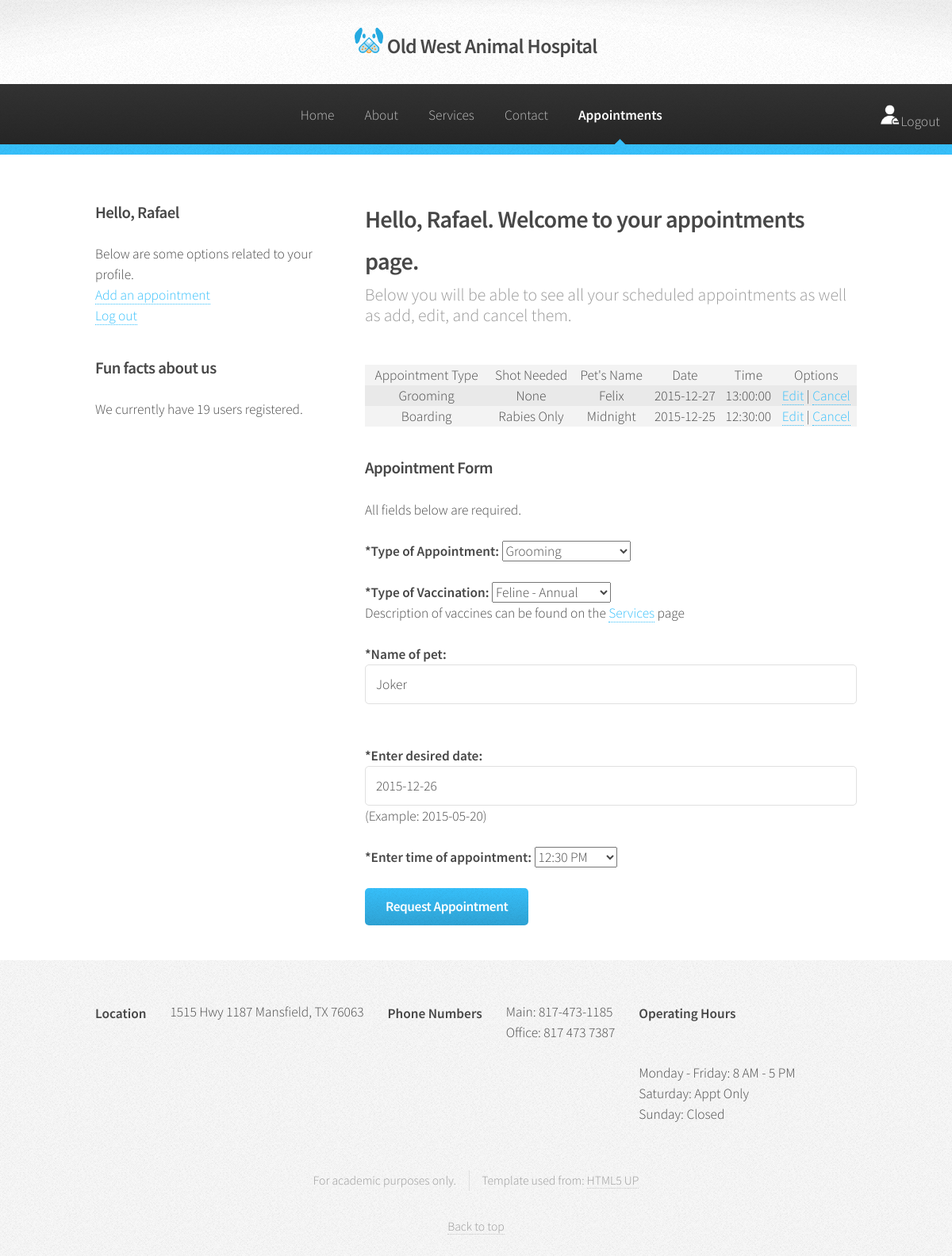
The page /appointment.php?appt_id=13 (signed in) on the database its author committed.
### tables this page shows
CREATE TABLE `Customer` (
  `user_id` int(11) NOT NULL auto_increment,
  `username` varchar(30) NOT NULL,
  `password` varchar(50) NOT NULL,
  `email` varchar(50) NOT NULL,
  PRIMARY KEY  (`user_id`)
);

CREATE TABLE `Type` (
  `type_id` tinyint(4) NOT NULL auto_increment,
  `appt_type` varchar(255) NOT NULL,
  PRIMARY KEY  (`type_id`)
);

CREATE TABLE `Shot` (
  `shot_id` tinyint(4) NOT NULL auto_increment,
  `shot_type` varchar(255) NOT NULL,
  PRIMARY KEY  (`shot_id`)
);

CREATE TABLE `App` (
  `appt_id` int(11) NOT NULL auto_increment,
  `apptype` int(11) NOT NULL,
  `shottype` int(11) NOT NULL,
  `user` int(11) NOT NULL,
  `petname` varchar(50) NOT NULL,
  `date` date NOT NULL,
  `time` time NOT NULL,
  PRIMARY KEY  (`appt_id`)
);

### core/init.php (called while the page is built, shortened)
<?php
require 'functions/functions.php';
if (logged_in() === true) {
	$session_user_id = $_SESSION['user_id'];
	$user_data = user_data($session_user_id, 'user_id', 'username', 'password', 'email');
}
?>

### core/functions/functions.php (called while the page is built, shortened)
<?php
function user_count() {
	return mysql_result(mysql_query("SELECT COUNT(`user_id`) FROM `Customer`"), 0);
}
function user_data($user_id){
	$user_id = (int)$user_id;
	$func_num_args = func_num_args();
	$func_get_args = func_get_args();
	if ($func_num_args > 1) {
		unset($func_get_args[0]);
		$fields = '`' . implode('`, `', $func_get_args) . '`';
		$data = mysql_fetch_assoc(mysql_query("SELECT $fields FROM `Customer` WHERE `user_id` = $user_id"));
		return $data;
	}
}
?>

### appointment.php (the view, shortened to what this page needs)
<?php
include 'core/init.php';
include "includes/headapp.php";
?>
	<nav id="nav">
		<ul class="login-icon">
    		<li><a href="logout.php"><img src="images/logout_user.png" width="30%" height="30%">Logout</a></li>
		</ul>
		<ul class="main-nav">
			<li><a href="home.php">Home</a></li>
			<li><a href="about.php">About</a></li>
			<li><a href="services.php">Services</a></li>
			<li><a href="contact.php">Contact</a></li>
			<li class="current"><a href="appointment.php">Appointments</a></li>
		</ul>
	</nav>
	</div>
	<section class="wrapper style1">
		<div class="container">
        	<div class="row 200%">
				<div class="4u 12u(narrower)">
					<div id="sidebar">
		<section>
			<h3>Hello, <?php echo ucfirst($user_data['username']); ?></h3>
                	<ul>
                    	<li>Below are some options related to your profile.</li>
                    	<li><a href="#appt">Add an appointment</a></li>
                    	<li><a href="logout.php">Log out</a></li>
                    </ul>
		</section>
			<section>
				<h3>Fun facts about us</h3>
                <?php
				$user_count = user_count();
				$suffix = ($user_count != 1) ? 's' : '';
				?>
					<p>We currently have <?php echo user_count(); ?> user<?php echo $suffix; ?> registered.<br>
                    </p>
			</section>
						</div>
					</div>
	<div class="8u  12u(narrower) important(narrower)">
		<div id="content">
			<article>
				<header>
					<h2>Hello, <?php echo ucfirst($user_data['username']); ?>. Welcome to your appointments page.</h2>
						<p>Below you will be able to see all your scheduled appointments as well as add, edit, and cancel them.</p>
				</header>
<?php
$conn = dbconnect();
	$query = "SELECT appt_type, shot_type, petname, date, time, appt_id FROM App, Shot, Type WHERE Type.type_id = App.apptype AND Shot.shot_id = App.shottype AND user = ? order by date DESC, time ASC";
	$stmt = $conn->stmt_init();
	if ($stmt->prepare($query)){
		$stmt->bind_param("i", $_SESSION['user_id']);
		$stmt->execute();
		$stmt->bind_result($appt_type, $shot_type, $petname, $date, $time, $appt_id);
		$tblRows = "";
		while($stmt->fetch()){
			$Title = "$date $appt_type";
			$Title_js = htmlspecialchars($Title, ENT_QUOTES);
			$tblRows = $tblRows."<tr>
									<td>$appt_type</td>
								 	<td>$shot_type</td>
									<td>$petname</td>
									<td>$date</td>
									<td>$time</td>
							     	<td><a href='#appt' href='?appt_id=$appt_id'>Edit</a> | <a href='javascript:confirmDel(\"$Title_js\",$appt_id)'>Cancel</a> </td>
								</tr>";
		}
		$output = "<table border=1 cellpadding=4>\n
		<tr>
			<th>Appointment Type</th>
			<th>Shot Needed</th>
			<th>Pet's Name</th>
			<th>Date</th>
			<th>Time</th>
			<th>Options</th>
		</tr>\n".$tblRows.
		"</table>";
	} else {
		$output = "Query to retrieve product information failed.";
	}
?>
<?php echo $output; ?>
<?php
	$conn = dbconnect();
	$petname	= "";
	$date		= "";
	$time		= "";
	if(isset($_GET['appt_id'])){
		$appt_id = intval($_GET['appt_id']);
		if(is_int($appt_id)) {
			$query = "SELECT Type.type_id, Shot.shot_id, App.petname, App.date, App.time FROM App, Shot, Type WHERE Type.type_id = App.apptype AND Shot.shot_id = App.shottype AND appt_id = ?";
			$stmt = $conn->stmt_init();
			if ($stmt->prepare($query)) {
				$stmt->bind_param('i', $appt_id);
				$stmt->execute();
				$stmt->bind_result($type_id, $shot_id, $petname, $date, $time);
			} else {
				$appt_id = "";
				$error_msg = "If you want to edit an item, some error occured. Please follow the link below to appointment page or contact webmaster. Thank you.";
			}
		}
	}
function ApptList($selectedType){
	$list = "";
	global $conn;
	$sql = "SELECT type_id, appt_type FROM Type order by appt_type";
	$stmt = $conn->stmt_init();
	if ($stmt->prepare($sql)){
		$stmt->execute();
		$stmt->bind_result($type_id, $appt_type);
		while ($stmt->fetch()) {
			if ($selectedType == $type_id){
				$selected = "Selected";
			} else {
				$selected = "";
			}
			$list = $list."<option value='$type_id' $selected>$appt_type</option>";
		}
	} else {
		$list = "something is wrong";
	}
	return $list;
}
function ShotList($selectedShot){
	$list = "";
	global $conn;
	$sql = "SELECT shot_id, shot_type FROM Shot order by shot_id";
	$stmt = $conn->stmt_init();
	if ($stmt->prepare($sql)){
		$stmt->execute();
		$stmt->bind_result($shot_id, $shot_type);
		while ($stmt->fetch()) {
			if ($selectedShot == $shot_id){
				$selected = "Selected";
			} else {
				$selected = "";
			}
			$list = $list."<option value='$shot_id' $selected>$shot_type</option>";
		}
	} else {
		$list = "something is wrong";
	}
	return $list;
}
function timeCheck($apptTime, $timeSlot) {
	if ($apptTime == $timeSlot){
		echo "selected";
	}
}
?>
                	<h3 id="appt">Appointment Form</h3>
					<form action="app_edit.php" method="post">
                    All fields below are required.<br><br>
                    <strong>*Type of Appointment:</strong>
                    <select name="apptype"><option selected disabled>Select Appointment</option><? echo ApptList($type_id)?>
                    </select><br><br>
                    <strong>*Type of Vaccination:</strong>
                    <select name="shottype"><option selected disabled>Select Vaccination</option><? echo ShotList($shot_id)?>
					</select><br>Description of vaccines can be found on the <a href="">Services</a> page<br><br>
					<strong>*Name of pet:</strong><br>
                    <input type="text" name="petname" value="<?= $petname ?>"><br><br>
					<strong>*Enter desired date:</strong>
                    <input type="text" name="date" placeholder="YYYY-MM-DD"min="2015-12-15" value="<?= $date ?>">
					(Example: 2015-05-20)<br><br>
					<strong>*Enter time of appointment:</strong>
                    <select name="time">
						<option value="12:30:00" <?php timeCheck($time, "12:30:00") ?>>12:30 PM</option>
                    </select><br><br>
                    <input type="submit" name="go" value="Request Appointment"><br><br>
                    </form>
			</article>
		</div>
	</div>
		</div>
		</div>
	</section>
<?php
include "includes/footer.php";
?>

### rows shown on the page
customer: username "Rafael"
type: appt_type "Grooming", apptype "Grooming"
shot: shot_type "None"
app: petname "Felix", date "2015-12-27", time "13:00:00"
type: appt_type "Boarding"
shot: shot_type "Rabies Only"
app: petname "Midnight", date "2015-12-25", time "12:30:00"
shot: shottype "Feline - Annual"
app: petname "Joker", date "2015-12-26", time "12:30 PM"

### other values the page prints
user_count() "19"
$suffix "s"
